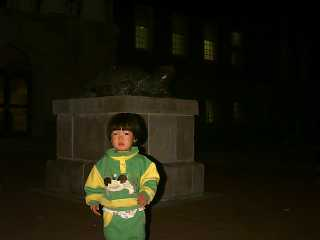
%> input picture HW3/src/3_3.jpg, 320 x 240 px
$ octave hw3_2b.m   (GNU Octave 9; MATLAB toolbox functions it lacks are replaced by stand-ins)
%> lines starting %> are read from the running program, lines starting %| are printed output that depends on the picture
### HW3/getCDF.m
% EE 440
% HW 3
% Luke Jiang
% 16/10/2018

% Helper function:
% For a given image, plot the CDF of the pixels in the image and return
% the CDF

% @param V: input image
% @param fignum, a, b, c: which figure, (a, b, c) are subplot inputs
% @param ttl: the title of the plot
% @return binLocations: binLocations returned by imhist
% @return cdf: computed CDF

function [binLocations, cdf] = getCDF(V, fignum, a, b, c, ttl)
    [counts_, binLocations_] = imhist(V);
    counts = counts_;
    binLocations = binLocations_;
    % -get normalized CDF
    cdf = cumsum(counts) / (size(V, 1) * size(V, 2));
    % -plot the CDF
    figure(fignum); subplot(a, b, c);
    plot(binLocations, cdf);
    title(ttl);
end

### HW3/VReplaceDisplaySave.m
% EE 440
% HW 3
% Luke Jiang
% 16/10/2018

% Helper function:
% Given an HSV file and a V band, replace the original V band with the input
% V band, convert the image back to RGB and display, save, and return the
% image

% @param hsv: input image in HSV format
% @param V: input V band to replace V band in hsv
% @param fignum, a, b, c: which figure, (a, b, c) are subplot inputs
% @param ttl: the title of the plot
% @param filename: the filename of the saved image
% @return res: the resultant RGB image
function res = VReplaceDisplaySave(hsv, V, fignum, a, b, c, ttl, filename)
    res = hsv;
    res(:,:,3) = V;
    res = hsv2rgb(res);
    figure(fignum); subplot(a, b, c);
    imshow(res);
    title(ttl);
    imwrite(res, filename);
end

### HW3/hw3_2b.m
% EE 440
% HW 3 Part 2(b)
% Luke Jiang
% 16/10/2018

% Using a) Linear stretching, b )Histogram equalization, c) Histogram
% specification to process 3_3.jpg

clear all; close all;

% -parameters for drawing
IM3_RES = 5;
IM3_HIST = 6;
IM3_CDF = 7;
% -read and display the orignal image
im3 = imread('3_3.jpg');
%> im3 is the input picture: size 240x320x3 uint8; mean R, G, B 26.2, 24.6, 11
figure(IM3_RES); subplot(2, 2, 1);
    imshow(im3);
    title('original 3\_3.jpg');
% -convert to HSV and get the histogram of the V band
im3_hsv = rgb2hsv(im3);
%> im3_hsv: size 240x320x3 double; mean H, S, V 0.152, 0.7, 0.11
V3 = im3_hsv(:,:,3);
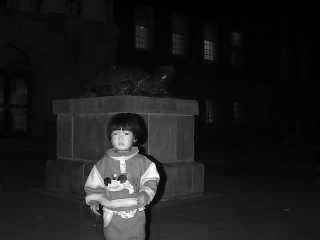
%> V3: size 240x320 double; min 0, max 1, mean 0.11
V3_X = size(V3, 1);
%> V3_X = 240
V3_Y = size(V3, 2);
%> V3_Y = 320
figure(IM3_HIST); subplot(2, 2, 1);
    imhist(V3);
    title('histogram for V band of original 3\_3.jpg');
% get CDF and plot it:
[binLocations3, cdf3] = getCDF(V3, IM3_CDF, 2, 2, 1, 'CDF of original 3\_3.jpg');
%> in getCDF, `[counts_, binLocations_] = imhist(V);`: counts_ = 256 values, max 5570 at index 6, min 2 at index 254, mean 300; binLocations_ = 256 values from 0 to 1
%> in getCDF, `counts = counts_;`: counts has the same summary as counts_
%> in getCDF, `cdf = cumsum(counts) / (size(V, 1) * size(V, 2));`: cdf = 256 values from 0.0559 to 1
%> binLocations3 = 256 values from 0 to 1; cdf3 = 256 values from 0.0559 to 1
cdf3 = [cdf3; 1];  % fix off-by-one error
%> cdf3 = 257 values from 0.0559 to 1
binLocations3 = [binLocations3; 1];  % fix off-by-one error
%> binLocations3 = 257 values from 0 to 1

% a) Linear Stretching:
% -from hist see that V mostly falls in [0, 0.6] => 5/3
% -produce stretched V as V_str and display its histogram
V3_str = V3 * 5/3;
figure(IM3_HIST); subplot(2, 2, 2);
    imhist(V3_str);
    title('histogram for V band of stretched 3\_3.jpg');
% -get equalized CDF and display
getCDF(V3_str, IM3_CDF, 2, 2, 2, 'CDF of stretched 3\_3.jpg');
% -get result image, display and save
VReplaceDisplaySave(im3_hsv, V3_str, IM3_RES, 2, 2, 2, ...
'linear stretched 3\_3.jpg', 'im3_stretched.jpg');
%> in VReplaceDisplaySave, `res(:,:,3) = V;`: res: size 240x320x3 double; mean H, S, V 0.152, 0.7, 0.184
%> in VReplaceDisplaySave, `imshow(res);`:
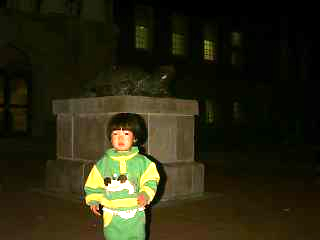
%> displayed picture: size 240x320x3, on the screen's scale of 0 to 255; mean R, G, B 41.8, 39.8, 18.3

% b) Histogram Equalization:
% -calculate equalized V band
V3_eq = cdf3(round(V3 / 0.0039) + 1);
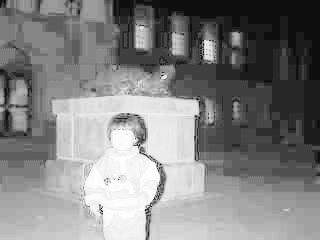
%> V3_eq: size 240x320 double; min 0.0559, max 1, mean 0.513
% -display the equalized histogram
figure(IM3_HIST); subplot(2, 2, 3);
    imhist(V3_eq);
    title('histogram for V band of equalized 3\_3.jpg');
% -get equalized CDF and display
getCDF(V3_eq, IM3_CDF, 2, 2, 3, 'CDF of equalized 3\_3.jpg');
% -get result image, display and save
VReplaceDisplaySave(im3_hsv, V3_eq, IM3_RES, 2, 2, 3, ...
'Histogram equalized 3\_3.jpg', 'im3_equalized.jpg');
%> call 2 of VReplaceDisplaySave, with fignum = 5, a = 2, b = 2, c = 3, ttl = 'Histogram equalized 3\_3.jpg', filename = 'im3_equalized.jpg'
%> in VReplaceDisplaySave (call 2), `res(:,:,3) = V;`: res: size 240x320x3 double; mean H, S, V 0.152, 0.7, 0.513
%> in VReplaceDisplaySave (call 2), `res = hsv2rgb(res);`:
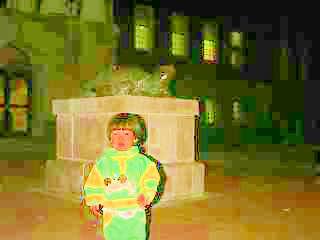
%> res: size 240x320x3 double; mean R, G, B 0.474, 0.45, 0.155

% c) Histogram Specification:
% -use a specified normal distribution (sp) as the target histogram
sp3 = normpdf(0:0.0039:1, 1, 0.39)';
sp3 = sp3(1:end-1);
cdf_sp3 = cumsum(cdf3);
%> cdf_sp3 = 257 values from 0.0559 to 228.9
cdf_sp3 = cdf_sp3 / max(cdf_sp3);
%> cdf_sp3 = 257 values from 0.000244 to 1
% -for each pixel, get the index of the sp value that is smaller and
% most close to the cdf of this pixel.
V3_sp = zeros(240, 320);
%> (the run ends here)
